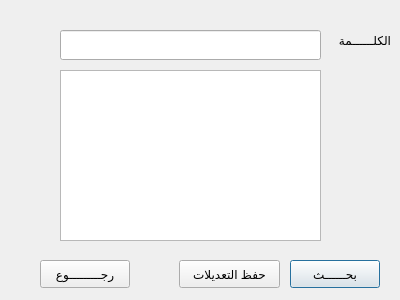
<?xml version="1.0" encoding="UTF-8"?>
<ui version="4.0">
 <class>edit_dialog</class>
 <widget class="QDialog" name="edit_dialog">
  <property name="geometry">
   <rect>
    <x>0</x>
    <y>0</y>
    <width>400</width>
    <height>300</height>
   </rect>
  </property>
  <property name="windowTitle">
   <string>تعديل الكلمات</string>
  </property>
  <widget class="QPushButton" name="search_b">
   <property name="geometry">
    <rect>
     <x>290</x>
     <y>260</y>
     <width>90</width>
     <height>28</height>
    </rect>
   </property>
   <property name="text">
    <string>بحــــــث</string>
   </property>
  </widget>
  <widget class="QPushButton" name="edit_b">
   <property name="geometry">
    <rect>
     <x>179</x>
     <y>260</y>
     <width>101</width>
     <height>28</height>
    </rect>
   </property>
   <property name="text">
    <string>حفظ التعديلات</string>
   </property>
  </widget>
  <widget class="QPushButton" name="back_b">
   <property name="geometry">
    <rect>
     <x>40</x>
     <y>260</y>
     <width>90</width>
     <height>28</height>
    </rect>
   </property>
   <property name="text">
    <string>رجـــــــــوع</string>
   </property>
  </widget>
  <widget class="QLineEdit" name="edit_search_bar">
   <property name="geometry">
    <rect>
     <x>60</x>
     <y>30</y>
     <width>261</width>
     <height>30</height>
    </rect>
   </property>
  </widget>
  <widget class="QLabel" name="label">
   <property name="geometry">
    <rect>
     <x>320</x>
     <y>30</y>
     <width>71</width>
     <height>20</height>
    </rect>
   </property>
   <property name="text">
    <string>الكلــــــمة</string>
   </property>
  </widget>
  <widget class="QPlainTextEdit" name="result_bar">
   <property name="geometry">
    <rect>
     <x>60</x>
     <y>70</y>
     <width>261</width>
     <height>171</height>
    </rect>
   </property>
   <property name="layoutDirection">
    <enum>Qt::RightToLeft</enum>
   </property>
  </widget>
 </widget>
 <resources/>
 <connections/>
</ui>
